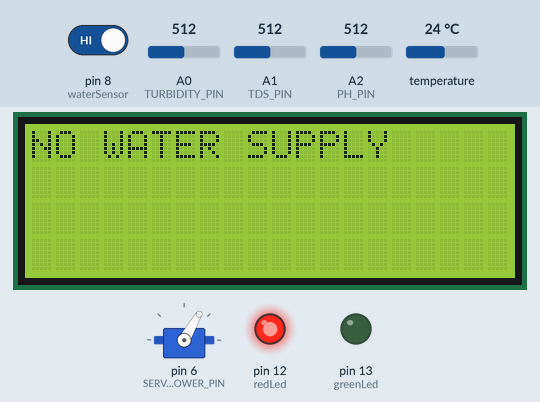
Simulated run of this sketch. Board: Arduino Uno, built with avr-gcc and run on an emulated ATmega328P. Parts: 20×4 character LCD, servo, output pins drawn as LEDs (lit = HIGH). The test bench sets the inputs (shaded band); at power-on: pin 8 (waterSensor) HIGH, temperature 24 °C, A0 (TURBIDITY_PIN) = 512, A1 (TDS_PIN) = 512, A2 (PH_PIN) = 512. What the sketch prints to the serial monitor is not drawn.

Above: at 3.3 s.
3.4 s: pin 8 (waterSensor) driven LOW
At 6.4 s:
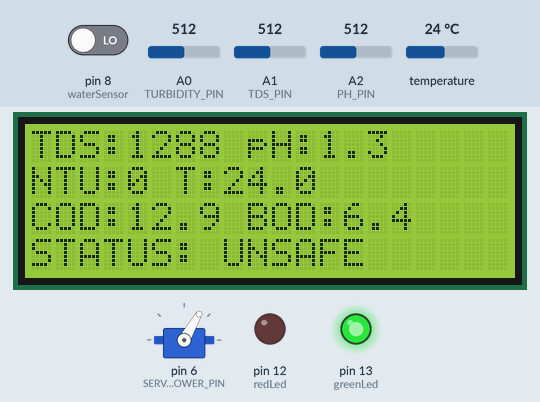
7.3 s: temperature set to 12 °C
At 11.0 s:
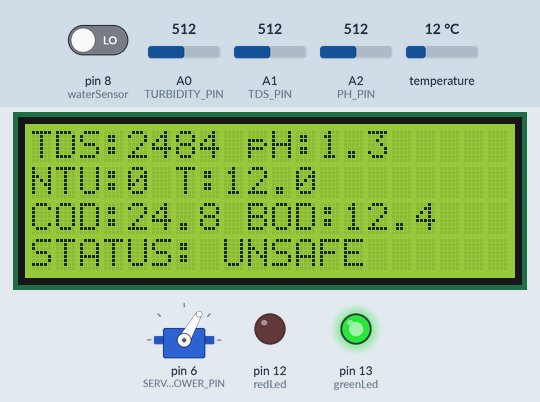
12.0 s: A0 (TURBIDITY_PIN) set to 490
At 15.7 s:
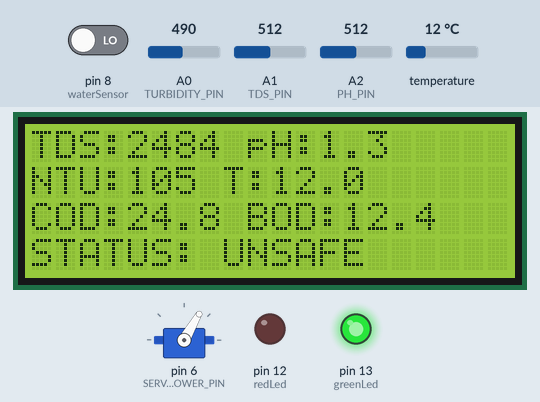
16.8 s: A1 (TDS_PIN) set to 490
At 20.4 s:
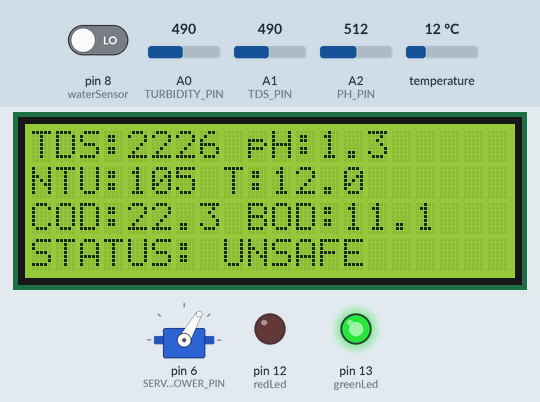
21.5 s: A2 (PH_PIN) set to 490
At 25.1 s:
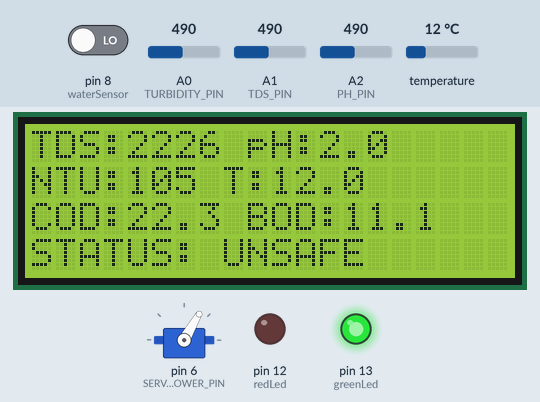
26.2 s: temperature set to 19 °C
At 29.8 s:
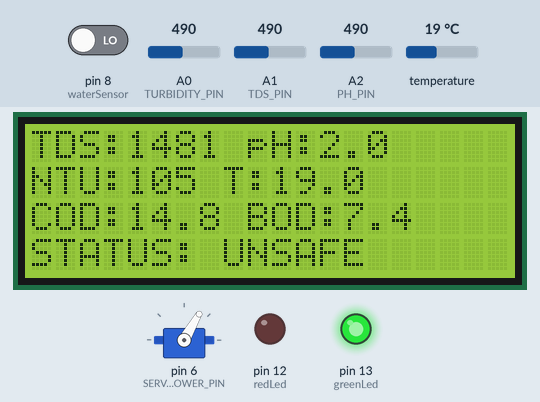
Timing chart, 0 to 31.3 s (numbered marks = the images above; inputs shaded):
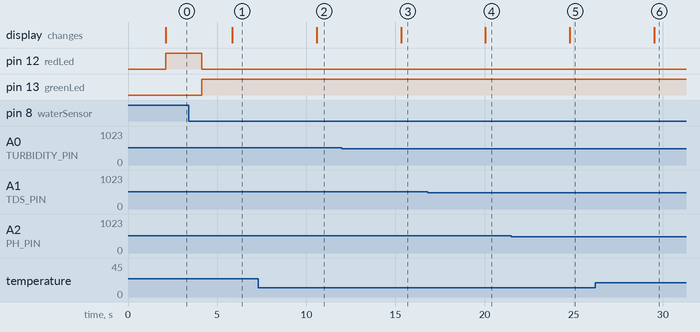

The sketch:

sketch_apr12c.ino
```cpp
#include <Wire.h>
#include <LiquidCrystal_I2C.h>
#include <OneWire.h>
#include <DallasTemperature.h>
#include <Servo.h>
#include <SoftwareSerial.h> // <--- ADDED

// ---------------- LCD ----------------
LiquidCrystal_I2C lcd(0x27, 20, 4);

// ---------------- Pins ----------------
#define waterSensor 8
#define redLed 12
#define greenLed 13

#define ONE_WIRE_BUS 7
#define TDS_PIN A1
#define PH_PIN A2
#define TURBIDITY_PIN A0

#define SERVO_LOWER_PIN 6

// ---------------- SERIAL FOR ESP32 ----------------
SoftwareSerial espSerial(11, 10); // RX, TX <--- ADDED

// ---------------- Sensors ----------------
OneWire oneWire(ONE_WIRE_BUS);
DallasTemperature sensors(&oneWire);

Servo servoLower;

// ---------------- Variables ----------------
float temperature;
float tdsValue;
float phValue;
float ntu;
float COD;
float BOD;

// ---------------- CALIBRATION ----------------
float phSlope = -6.72;
float phIntercept = 18.11;

// Distilled water offset
float tdsOffset = 83.0;

// ---------------- TURBIDITY FILTER ----------------
float readTurbidity() {
  float sum = 0;

  for (int i = 0; i < 40; i++) {
    sum += analogRead(TURBIDITY_PIN);
    delay(2);
  }

  float avg = sum / 40.0;
  return avg * (5.0 / 1023.0);
}

// ---------------- SETUP ----------------
void setup() {
  Serial.begin(115200);
  espSerial.begin(115200); // <--- ADDED

  pinMode(waterSensor, INPUT_PULLUP);
  pinMode(redLed, OUTPUT);
  pinMode(greenLed, OUTPUT);

  sensors.begin();

  lcd.init();
  lcd.backlight();

  servoLower.attach(SERVO_LOWER_PIN);
  servoLower.write(60);   // default CLOSED

  lcd.setCursor(0, 0);
  lcd.print("Water System BD");
  lcd.setCursor(0, 1);
  lcd.print("Initializing...");

  delay(2000);
  lcd.clear();
}

// ---------------- LOOP ----------------
void loop() {

  // -------- Water Check --------
  if (digitalRead(waterSensor) == HIGH) {
    digitalWrite(redLed, HIGH);
    digitalWrite(greenLed, LOW);

    lcd.clear();
    lcd.setCursor(0, 0);
    lcd.print("NO WATER SUPPLY");

    servoLower.write(60);

    // Notify ESP32 of no water
    espSerial.println("0,0,0,0,0,0,0"); // <--- ADDED

    delay(2000);
    return;
  }

  digitalWrite(greenLed, HIGH);
  digitalWrite(redLed, LOW);

  // -------- Temperature --------
  sensors.requestTemperatures();
  temperature = sensors.getTempCByIndex(0);

  // -------- TURBIDITY --------
  float voltageTurb = readTurbidity();

  ntu = (2.5 - voltageTurb) * 1000;
  if (ntu < 0) ntu = 0;
  if (ntu > 3000) ntu = 3000;

  // -------- TDS --------
  float rawTDS = analogRead(TDS_PIN) * 5.0 / 1023.0;

  float compensation = 1.0 + 0.02 * (temperature - 25.0);
  float corrected = rawTDS / compensation;

  tdsValue =
    (133.42 * pow(corrected, 3)
     - 255.86 * pow(corrected, 2)
     + 857.39 * corrected) * 0.5;

  tdsValue = tdsValue - tdsOffset;
  if (tdsValue < 0) tdsValue = 0;

  // -------- pH --------
  float sumPH = 0;

  for (int i = 0; i < 40; i++) {
    sumPH += analogRead(PH_PIN) * 5.0 / 1023.0;
    delay(20);
  }

  float avgPH = sumPH / 40.0;
  phValue = phSlope * avgPH + phIntercept;

  if (phValue < 0) phValue = 0;
  if (phValue > 14) phValue = 14;

  // -------- COD & BOD (estimated) --------
  COD = tdsValue * 0.01;
  BOD = tdsValue * 0.005;

  // -------- SAFETY CHECK --------
  bool safe = true;

  if (tdsValue > 500) safe = false;
  if (phValue < 6.5 || phValue > 8.5) safe = false;
  if (ntu > 5) safe = false;
  if (COD > 10) safe = false;
  if (BOD > 2) safe = false;

  // -------- VALVE CONTROL --------
  if (safe) {
    servoLower.write(0);   // OPEN
  } else {
    servoLower.write(60);  // CLOSE
  }

  // -------- SERIAL OUTPUT --------
  Serial.println("===== WATER REPORT =====");
  Serial.print("Temp: "); Serial.println(temperature);
  Serial.print("TDS: "); Serial.println(tdsValue);
  Serial.print("pH: "); Serial.println(phValue);
  Serial.print("NTU: "); Serial.println(ntu);
  Serial.print("COD: "); Serial.println(COD);
  Serial.print("BOD: "); Serial.println(BOD);
  Serial.println(safe ? "SAFE" : "UNSAFE");
  Serial.println("=======================");

  // -------- SEND TO ESP32 (IOT) --------
  // Sending: TDS, pH, NTU, Temp, COD, BOD, SafeStatus
  espSerial.print(tdsValue); espSerial.print(","); // <--- ADDED
  espSerial.print(phValue);  espSerial.print(","); // <--- ADDED
  espSerial.print(ntu);      espSerial.print(","); // <--- ADDED
  espSerial.print(temperature); espSerial.print(","); // <--- ADDED
  espSerial.print(COD);      espSerial.print(","); // <--- ADDED
  espSerial.print(BOD);      espSerial.print(","); // <--- ADDED
  espSerial.println(safe ? 1 : 0);                 // <--- ADDED

  // -------- LCD DISPLAY --------
  lcd.clear();

  lcd.setCursor(0, 0);
  lcd.print("TDS:");
  lcd.print(tdsValue, 0);
  lcd.print(" pH:");
  lcd.print(phValue, 1);

  lcd.setCursor(0, 1);
  lcd.print("NTU:");
  lcd.print(ntu, 0);
  lcd.print(" T:");
  lcd.print(temperature, 1);

  lcd.setCursor(0, 2);
  lcd.print("COD:");
  lcd.print(COD, 1);
  lcd.print(" BOD:");
  lcd.print(BOD, 1);

  lcd.setCursor(0, 3);
  lcd.print(safe ? "STATUS: SAFE" : "STATUS: UNSAFE");

  delay(3000);
}
```

Measured:
- after the input at 3.4 s, pin 12 (redLed): HIGH → LOW after 0.73 s; pin 13 (greenLed): LOW → HIGH after 0.73 s; the display: changes after 2.5 s (image 1)
- after the input at 7.3 s, the display: changes after 3.3 s (image 2)
- after the input at 12.0 s, the display: changes after 3.3 s (image 3)
- after the input at 16.8 s, the display: changes after 3.2 s (image 4)
- after the input at 21.5 s, the display: changes after 3.3 s (image 5)
- after the input at 26.2 s, the display: changes after 3.3 s (image 6)
